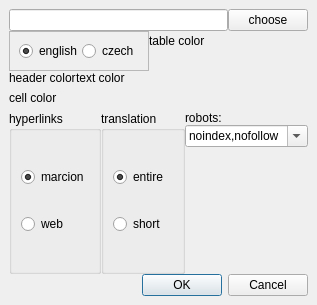
<?xml version="1.0" encoding="UTF-8"?>
<ui version="4.0">
 <class>CExportTr</class>
 <widget class="QDialog" name="CExportTr">
  <property name="geometry">
   <rect>
    <x>0</x>
    <y>0</y>
    <width>310</width>
    <height>305</height>
   </rect>
  </property>
  <property name="windowTitle">
   <string>export to html</string>
  </property>
  <property name="windowIcon">
   <iconset resource="resfile.qrc">
    <normaloff>:/new/icons/icons/go.png</normaloff>:/new/icons/icons/go.png</iconset>
  </property>
  <layout class="QVBoxLayout" name="verticalLayout_8">
   <item>
    <layout class="QHBoxLayout" name="horizontalLayout">
     <item>
      <widget class="QLineEdit" name="txtFile"/>
     </item>
     <item>
      <widget class="QPushButton" name="btChooseFile">
       <property name="text">
        <string>choose</string>
       </property>
      </widget>
     </item>
    </layout>
   </item>
   <item>
    <layout class="QHBoxLayout" name="horizontalLayout_4">
     <item>
      <widget class="QFrame" name="frame">
       <property name="frameShape">
        <enum>QFrame::StyledPanel</enum>
       </property>
       <property name="frameShadow">
        <enum>QFrame::Raised</enum>
       </property>
       <layout class="QHBoxLayout" name="horizontalLayout_2">
        <item>
         <widget class="QRadioButton" name="rbEn">
          <property name="text">
           <string>english</string>
          </property>
          <property name="checked">
           <bool>true</bool>
          </property>
         </widget>
        </item>
        <item>
         <widget class="QRadioButton" name="rbCz">
          <property name="text">
           <string>czech</string>
          </property>
         </widget>
        </item>
       </layout>
      </widget>
     </item>
     <item>
      <layout class="QVBoxLayout" name="verticalLayout">
       <item>
        <widget class="QLabel" name="label">
         <property name="text">
          <string>table color</string>
         </property>
        </widget>
       </item>
       <item>
        <widget class="CTextColorChooser" name="cchTbl" native="true"/>
       </item>
      </layout>
     </item>
     <item>
      <spacer name="horizontalSpacer_4">
       <property name="orientation">
        <enum>Qt::Horizontal</enum>
       </property>
       <property name="sizeHint" stdset="0">
        <size>
         <width>40</width>
         <height>20</height>
        </size>
       </property>
      </spacer>
     </item>
    </layout>
   </item>
   <item>
    <layout class="QHBoxLayout" name="horizontalLayout_3">
     <item>
      <layout class="QVBoxLayout" name="verticalLayout_2">
       <item>
        <widget class="QLabel" name="label_2">
         <property name="text">
          <string>header color</string>
         </property>
        </widget>
       </item>
       <item>
        <widget class="CTextColorChooser" name="cchHead" native="true"/>
       </item>
      </layout>
     </item>
     <item>
      <layout class="QVBoxLayout" name="verticalLayout_4">
       <item>
        <widget class="QLabel" name="label_4">
         <property name="text">
          <string>text color</string>
         </property>
        </widget>
       </item>
       <item>
        <widget class="CTextColorChooser" name="cchText" native="true"/>
       </item>
      </layout>
     </item>
     <item>
      <spacer name="horizontalSpacer_2">
       <property name="orientation">
        <enum>Qt::Horizontal</enum>
       </property>
       <property name="sizeHint" stdset="0">
        <size>
         <width>40</width>
         <height>20</height>
        </size>
       </property>
      </spacer>
     </item>
    </layout>
   </item>
   <item>
    <layout class="QHBoxLayout" name="horizontalLayout_5">
     <item>
      <layout class="QVBoxLayout" name="verticalLayout_3">
       <item>
        <widget class="QLabel" name="label_3">
         <property name="text">
          <string>cell color</string>
         </property>
        </widget>
       </item>
       <item>
        <widget class="CTextColorChooser" name="cchCell" native="true"/>
       </item>
      </layout>
     </item>
     <item>
      <spacer name="horizontalSpacer">
       <property name="orientation">
        <enum>Qt::Horizontal</enum>
       </property>
       <property name="sizeHint" stdset="0">
        <size>
         <width>40</width>
         <height>20</height>
        </size>
       </property>
      </spacer>
     </item>
    </layout>
   </item>
   <item>
    <layout class="QHBoxLayout" name="horizontalLayout_6">
     <item>
      <widget class="QGroupBox" name="groupBox">
       <property name="title">
        <string>hyperlinks</string>
       </property>
       <layout class="QVBoxLayout" name="verticalLayout_5">
        <item>
         <widget class="QRadioButton" name="rbMarcion">
          <property name="text">
           <string>marcion</string>
          </property>
          <property name="checked">
           <bool>true</bool>
          </property>
         </widget>
        </item>
        <item>
         <widget class="QRadioButton" name="rbWeb">
          <property name="text">
           <string>web</string>
          </property>
         </widget>
        </item>
       </layout>
      </widget>
     </item>
     <item>
      <widget class="QGroupBox" name="groupBox_2">
       <property name="title">
        <string>translation</string>
       </property>
       <layout class="QVBoxLayout" name="verticalLayout_6">
        <item>
         <widget class="QRadioButton" name="rbFull">
          <property name="text">
           <string>entire</string>
          </property>
          <property name="checked">
           <bool>true</bool>
          </property>
         </widget>
        </item>
        <item>
         <widget class="QRadioButton" name="rbShort">
          <property name="text">
           <string>short</string>
          </property>
         </widget>
        </item>
       </layout>
      </widget>
     </item>
     <item>
      <layout class="QVBoxLayout" name="verticalLayout_7">
       <item>
        <widget class="QLabel" name="label_6">
         <property name="text">
          <string>robots:</string>
         </property>
        </widget>
       </item>
       <item>
        <widget class="QComboBox" name="cmbRobots">
         <property name="editable">
          <bool>true</bool>
         </property>
         <item>
          <property name="text">
           <string notr="true">noindex,nofollow</string>
          </property>
         </item>
         <item>
          <property name="text">
           <string notr="true">index,nofollow</string>
          </property>
         </item>
        </widget>
       </item>
       <item>
        <spacer name="verticalSpacer">
         <property name="orientation">
          <enum>Qt::Vertical</enum>
         </property>
         <property name="sizeHint" stdset="0">
          <size>
           <width>20</width>
           <height>40</height>
          </size>
         </property>
        </spacer>
       </item>
      </layout>
     </item>
    </layout>
   </item>
   <item>
    <widget class="QDialogButtonBox" name="buttonBox">
     <property name="orientation">
      <enum>Qt::Horizontal</enum>
     </property>
     <property name="standardButtons">
      <set>QDialogButtonBox::Cancel|QDialogButtonBox::Ok</set>
     </property>
    </widget>
   </item>
  </layout>
 </widget>
 <layoutdefault spacing="0" margin="9"/>
 <customwidgets>
  <customwidget>
   <class>CTextColorChooser</class>
   <extends>QWidget</extends>
   <header>textcolorchooser.h</header>
   <container>1</container>
  </customwidget>
 </customwidgets>
 <resources>
  <include location="resfile.qrc"/>
 </resources>
 <connections>
  <connection>
   <sender>buttonBox</sender>
   <signal>accepted()</signal>
   <receiver>CExportTr</receiver>
   <slot>accept()</slot>
   <hints>
    <hint type="sourcelabel">
     <x>248</x>
     <y>254</y>
    </hint>
    <hint type="destinationlabel">
     <x>157</x>
     <y>274</y>
    </hint>
   </hints>
  </connection>
  <connection>
   <sender>buttonBox</sender>
   <signal>rejected()</signal>
   <receiver>CExportTr</receiver>
   <slot>reject()</slot>
   <hints>
    <hint type="sourcelabel">
     <x>316</x>
     <y>260</y>
    </hint>
    <hint type="destinationlabel">
     <x>286</x>
     <y>274</y>
    </hint>
   </hints>
  </connection>
 </connections>
</ui>
